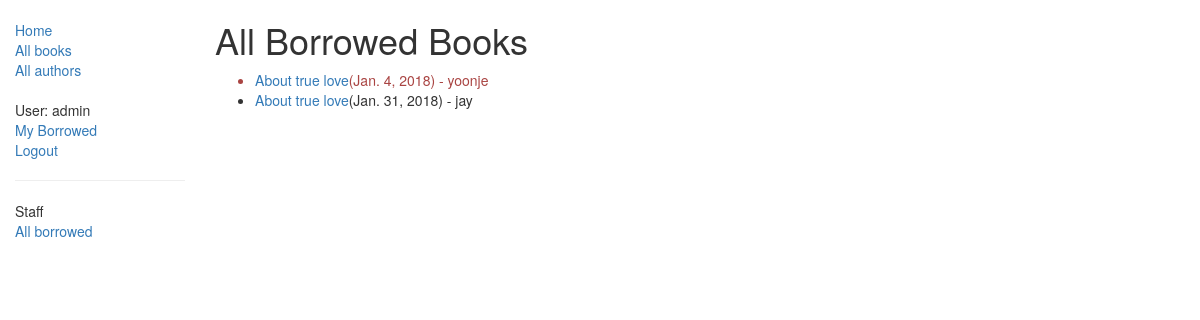
Before: /catalog/borrowed/ (signed in) with the older database file.
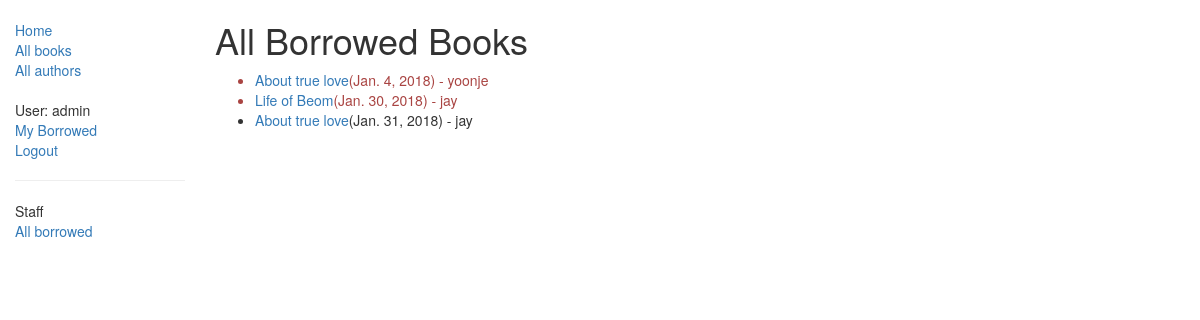
After: the same page with the newer database file.
### catalog/models.py (models this page shows, shortened)
class BookInstance(models.Model):
    id = models.UUIDField(primary_key=True, default=uuid.uuid4, help_text="Unique ID for this particular book across whole library.")
    book = models.ForeignKey('Book', on_delete=models.SET_NULL, null=True)
    imprint = models.CharField(max_length=200)
    due_back = models.DateField(null=True, blank=True)
    borrower = models.ForeignKey(User, on_delete=models.SET_NULL, null=True, blank=True)
    LOAN_STATUS = (
        ('m', 'Maintenance'),
        ('o', 'On loan'),
        ('a', 'Available'),
        ('r', 'Reserved'),
    )
    status = models.CharField(max_length=1, choices=LOAN_STATUS, blank=True, default='m', help_text='Book availability')
    class Meta:
        ordering = ["due_back"]
        permissions = (("can_mark_returned", "Set book as returned"),)
    @property
    def is_overdue(self):
        if self.due_back and date.today() > self.due_back:
            return True
        return False

class Book(models.Model):
    title = models.CharField(max_length=200)
    author = models.ForeignKey('Author', on_delete=models.SET_NULL, null=True)
    summary = models.TextField(max_length=1000, help_text='Enter a brief description of the book.')
    isbn = models.CharField('ISBN', max_length=13, help_text='13 Character <a href="https://www.isbn-international.org/content/what-isbn">ISBN number</a>')
    genre = models.ManyToManyField(Genre, help_text="Select a genre for this book.")
    def display_genre(self):
        return ', '.join([genre.name for genre in self.genre.all()[:3]])
    display_genre.short_description = 'Genre'

### catalog/views.py (the view)
# urls.py: path('borrowed/', views.AllBorrowedBookListView.as_view(), name='all-borrowed'),
class AllBorrowedBookListView(PermissionRequiredMixin, generic.ListView):
    model = BookInstance
    template_name = 'catalog/bookinstance_list_all_borrowed_user.html'
    paginate_by = 10
    permission_required = 'catalog.can_mark_returned'
    def get_queryset(self):
        return BookInstance.objects.filter(status__exact='o').order_by('due_back')

### catalog/templates/catalog/bookinstance_list_all_borrowed_user.html
{% extends "base_generic.html" %}
{% block content %}
<h1>All Borrowed Books</h1>
{% if bookinstance_list %}
<ul>
    {% for bookinst in bookinstance_list %}
    <li class="{% if bookinst.is_overdue %}text-danger{% endif %}">
        <a href="{% url 'book-detail' bookinst.book.pk %}">{{bookinst.book.title}}</a>({{bookinst.due_back}}) - {{bookinst.borrower}}
    </li>
    {% endfor %}
</ul>
{% else %}
<p>There are no books borrowed.</p>
{% endif %} {% endblock %}

Changed rows visible on the page:
added BookInstance: book "Life of Beom", due_back "Jan. 30, 2018", borrower "jay"
